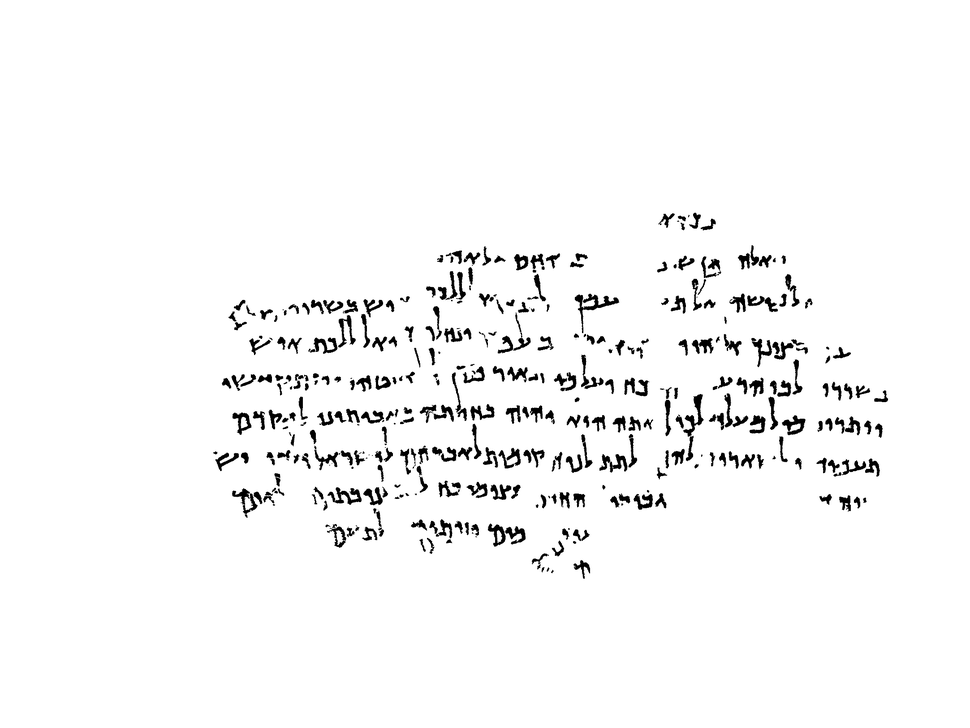
#> input picture test/124-Fg004.pbm, 970 x 728 px, shrunk from 2165 x 1624 before the run
$ python -i hough.py   (imports and definitions only)
#> lines starting #> are read from the running program, lines starting #| are printed output that depends on the picture; after the words box and inside, x2 and y2 are one past the last pixel; in counts of white or black regions, pixels touching at a corner belong together
import cv2
import matplotlib.pyplot as plt
import numpy as np


def group_lines_by_rho(lines, tolerance=20):
    rhos = [line[0][0] for line in lines if line is not None]
    rhos.sort()

    groups = []
    current_group = []

    for rho in rhos:
        if not current_group:
            current_group.append(rho)
        elif abs(rho - current_group[-1]) <= tolerance:
            current_group.append(rho)
        else:
            groups.append(current_group)
            current_group = [rho]

    if current_group:
        groups.append(current_group)

    return [np.mean(group) for group in groups]


def hough_transform(img_path, theta_tolerance_deg=10, hough_threshold=70):
#> called with img_path = '../../../test/124-Fg004.pbm', theta_tolerance_deg = 10, hough_threshold = 70
    img = cv2.imread(img_path, cv2.IMREAD_GRAYSCALE)
#> img is the input picture: shape (728, 970); min 0, max 255, mean 247
    if img is None:
        print("❌ Image not loaded.")
        return

    # Step 1: Canny edge detection
    edges = cv2.Canny(img, 50, 150, apertureSize=3)
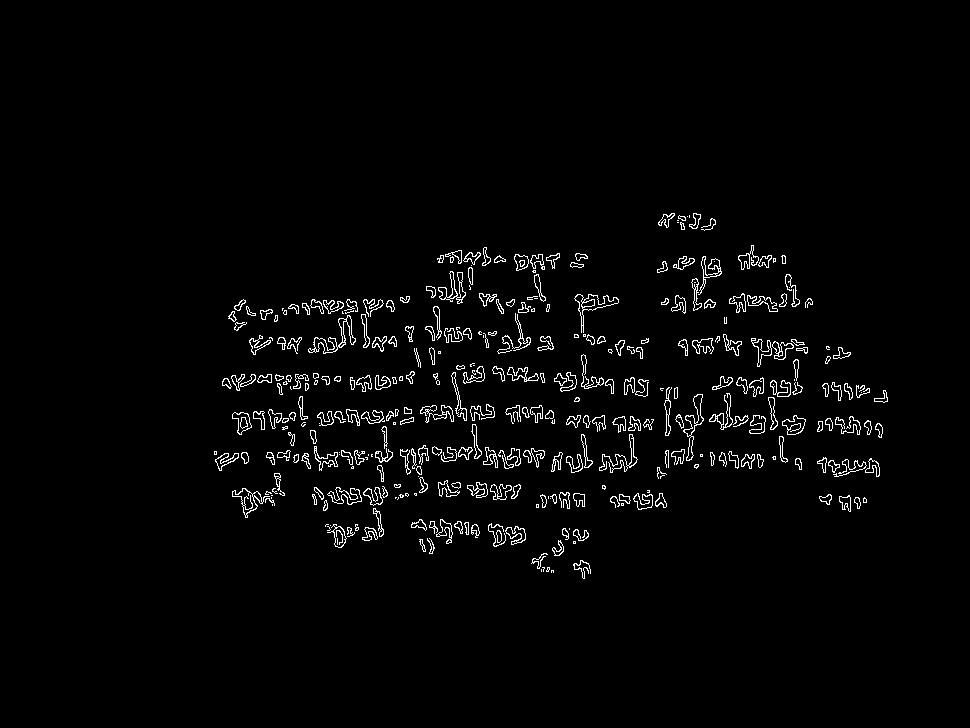
#> edges: shape (728, 970); 2.4% white in thin lines or dots, all inside (x1, y1, x2, y2) = (214, 213, 888, 579)

    # Step 2: Hough Line Transform
    lines = cv2.HoughLines(edges, 1, np.pi / 180, hough_threshold)
#> lines = 791 rows, first 8: [418, 1.57], [408, 1.59], [447, 1.59], [449, 1.59], [413, 1.59], [452, 1.59], [456, 1.57], [402, 1.61]
    if lines is None:
        print("⚠️ No lines detected")
        return

    # Step 3: Convert image to color
    img_color = cv2.cvtColor(img, cv2.COLOR_GRAY2BGR)

    # Step 4: Filter lines by angle (near-horizontal)
    theta_target = np.pi / 2
    tolerance = np.deg2rad(theta_tolerance_deg)
    filtered_lines = [
        line for line in lines if np.abs(line[0][1] - theta_target) < tolerance
    ]
#> filtered_lines = 371 items, first 6: [[418, 1.57]], [[408, 1.59]], [[447, 1.59]], [[449, 1.59]], [[413, 1.59]], [[452, 1.59]]

    # Step 5: Group rho values to detect true text lines
    mean_rhos = group_lines_by_rho(filtered_lines, tolerance=20)
#> in group_lines_by_rho, `rhos = [line[0][0] for line in lines if line is not None]`: rhos = 371 values, max 589 at index 356, min 232 at index 354, mean 398.5
#> the loop in group_lines_by_rho, `for rho in rhos:` made 371 passes
#> rho on passes 1 to 3: 232, 247, 254
#> after the loop in group_lines_by_rho, `for rho in rhos:`: groups = []
#> mean_rhos = [398.5]
    print(f"📏 Estimated {len(mean_rhos)} text lines after grouping.")
#| 📏 Estimated 1 text lines after grouping.

    # Step 6: Draw one line per detected text row
    a = np.cos(theta_target)
    b = np.sin(theta_target)
    for rho in mean_rhos:
        x1 = 0
        y1 = int((rho - x1 * a) / b)
        x2 = img.shape[1]
        y2 = int((rho - x2 * a) / b)
        cv2.line(
            img_color, (x1, y1), (x2, y2), (0, 255, 0), 2
        )  # green lines for actual rows
#> this loop made 1 pass
#> (rho, x1, y1, x2, y2) on pass 1: (398.5, 0, 398, 970, 398)
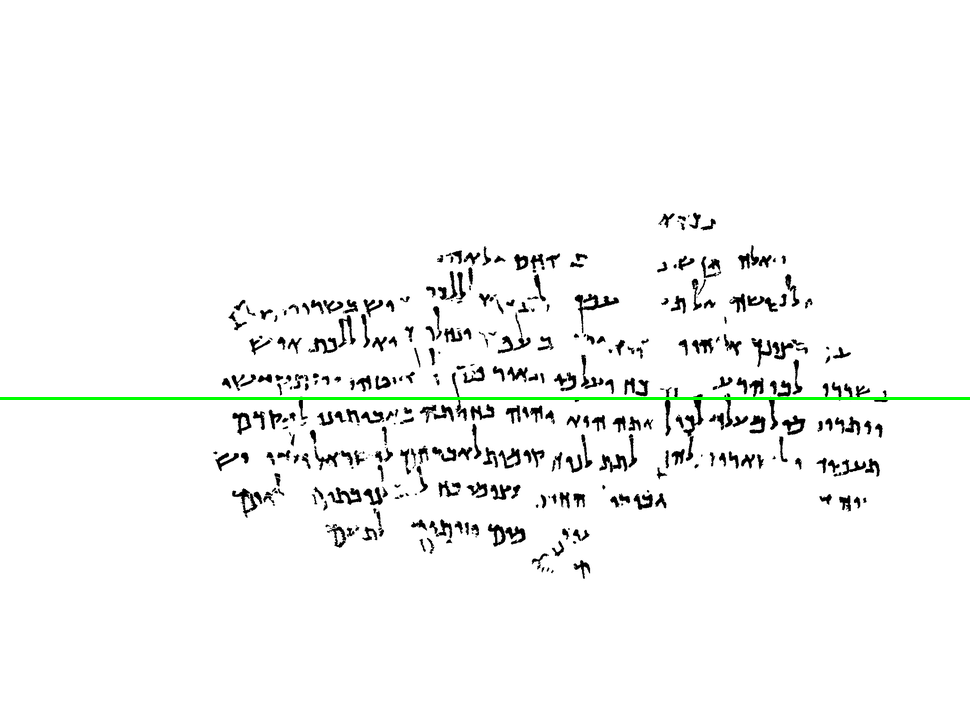
#> img_color: shape (728, 970, 3); 0.41% of pixels changed, all inside (x1, y1, x2, y2) = (0, 397, 970, 400)

    # Step 7: Show the result
    plt.figure(figsize=(10, 6))
    plt.imshow(cv2.cvtColor(img_color, cv2.COLOR_BGR2RGB))
    plt.axis("off")
    plt.title("Detected Text Lines (Grouped Hough)")
    plt.show()

>>> result = hough_transform('../../../test/124-Fg004.pbm')
